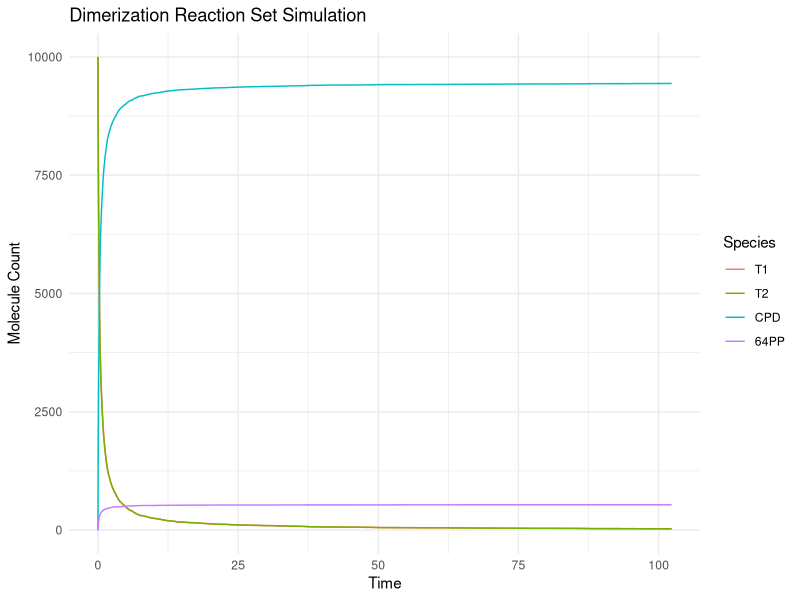
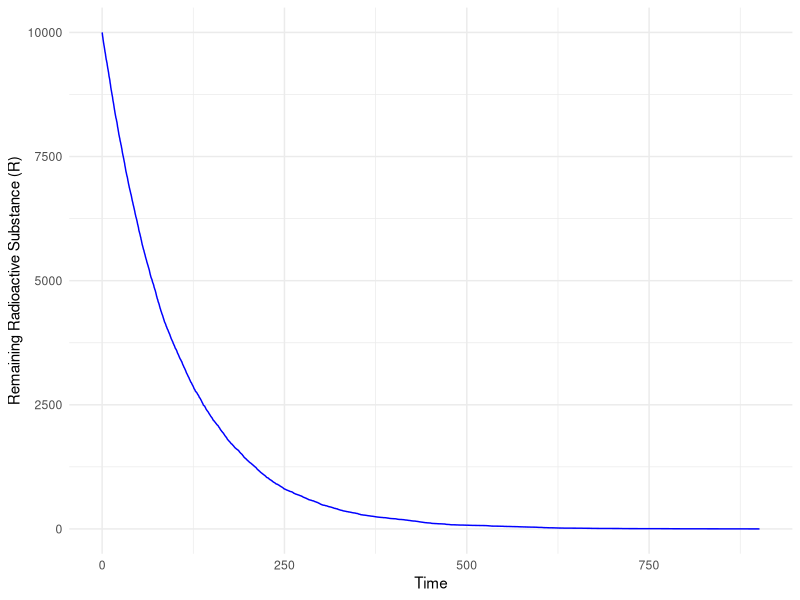
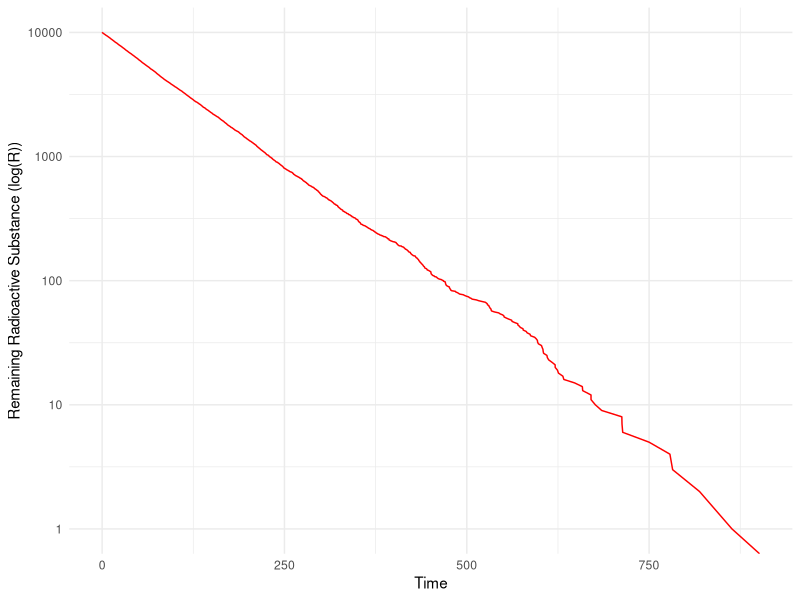

Reproduce these figures in R, in order.
## ---- chunk 1
knitr::opts_chunk$set(echo = TRUE)
## ---- chunk 2
# Load required libraries
if (!require("reshape2")) install.packages("reshape2")
if (!require("ggplot2")) install.packages("ggplot2")
library(reshape2)
library(ggplot2)
# Define reaction rates
c1 <- (37 / 1e6) * 10             # Formation of CPD
c2 <- (2 / 1e6) * 10              # Formation of 64-PP
# Initial state
state <- c(T1 = 10000, T2 = 10000, CPD = 0, `64PP` = 0)
# Define propensity functions
propensities <- function(state) {
  c(
    c1 * state["T1"] * state["T2"], # Reaction 1
    c2 * state["T1"] * state["T2"]  # Reaction 2
  )
}
# Gillespie simulation function
simulate_gillespie <- function(state, max_time) {
  # Initialize time and output data frame
  time <- 0
  output <- data.frame(
    Time = numeric(0),
    T1 = numeric(0),
    T2 = numeric(0),
    CPD = numeric(0),
    `64PP` = numeric(0)
  )
  
  # Record the initial state
  initial_row <- c(Time = time, state)
  output <- rbind(output, as.data.frame(t(initial_row), stringsAsFactors = FALSE))
  
  while (time < max_time) {
    # Calculate propensities
    props <- propensities(state)
    total_prop <- sum(props)
    
    # Stop if no reactions can occur
    if (total_prop == 0) break
    
    # Time to next reaction
    delta_t <- rexp(1, rate = total_prop)
    time <- time + delta_t
    
    # Select which reaction occurs
    reaction <- sample(length(props), 1, prob = props)
    
    # Update state based on reaction
    if (reaction == 1) {
      state["T1"] <- state["T1"] - 1
      state["T2"] <- state["T2"] - 1
      state["CPD"] <- state["CPD"] + 1
    }
    if (reaction == 2) {
      state["T1"] <- state["T1"] - 1
      state["T2"] <- state["T2"] - 1
      state["64PP"] <- state["64PP"] + 1
    }
    
    # Record the new state
    new_row <- c(Time = time, state)
    output <- rbind(output, as.data.frame(t(new_row), stringsAsFactors = FALSE))
  }
  
  # Convert columns to numeric for consistency
  output[] <- lapply(output, as.numeric)
  return(output)
}
# Run the simulation
max_time <- 100
simulation <- simulate_gillespie(state, max_time)
## ---- chunk 3
# Reshape data for plotting
simulation_long <- melt(simulation, id.vars = "Time")
# Plot results
ggplot(simulation_long, aes(x = Time, y = value, color = variable)) +
  geom_line() +
  labs(
    title = "Dimerization Reaction Set Simulation",
    x = "Time",
    y = "Molecule Count",
    color = "Species"
  ) +
  theme_minimal()
## ---- chunk 4
# Define parameters
c <- 0.01  # Decay rate constant
state <- c(R = 10000)  # Initial radioactive substance
max_time <- 1000  # Extended maximum simulation time

# Define propensity function
propensities <- function(state) {
  c * state["R"]
}

# Gillespie simulation function
simulate_gillespie <- function(state, max_time) {
  time <- 0
  output <- data.frame(Time = numeric(0), R = numeric(0))
  output <- rbind(output, data.frame(Time = time, R = state["R"]))
  
  while (time < max_time) {
    # Calculate propensity
    prop <- propensities(state)
    if (prop == 0) break  # Stop if no reactions can occur
    
    # Time to next reaction
    delta_t <- rexp(1, rate = prop)
    time <- time + delta_t
    
    # Update state (decay reaction)
    state["R"] <- state["R"] - 1
    
    # Record the state
    output <- rbind(output, data.frame(Time = time, R = state["R"]))
  }
  
  return(output)
}

# Run the simulation
simulation <- simulate_gillespie(state, max_time)

## ---- chunk 5

# Load ggplot2 for visualization
library(ggplot2)

# Linear-scale plot
ggplot(simulation, aes(x = Time, y = R)) +
  geom_line(color = "blue") +
  labs(
    x = "Time",
    y = "Remaining Radioactive Substance (R)"
  ) +
  theme_minimal()
## ---- chunk 6
# Logarithmic-scale plot
ggplot(simulation, aes(x = Time, y = R)) +
  geom_line(color = "red") +
  scale_y_log10() +
  labs(
    x = "Time",
    y = "Remaining Radioactive Substance (log(R))"
  ) +
  theme_minimal()
